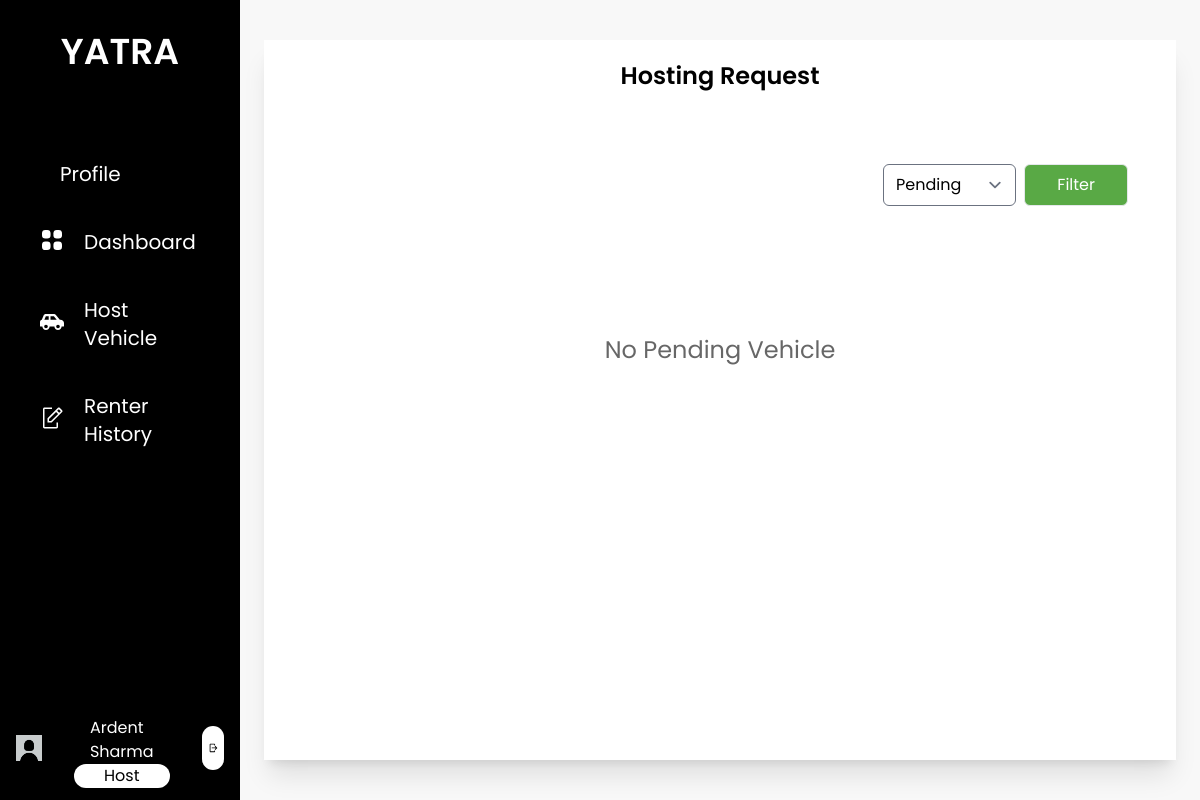
Page /hosting_request (signed in) on the earlier database version.
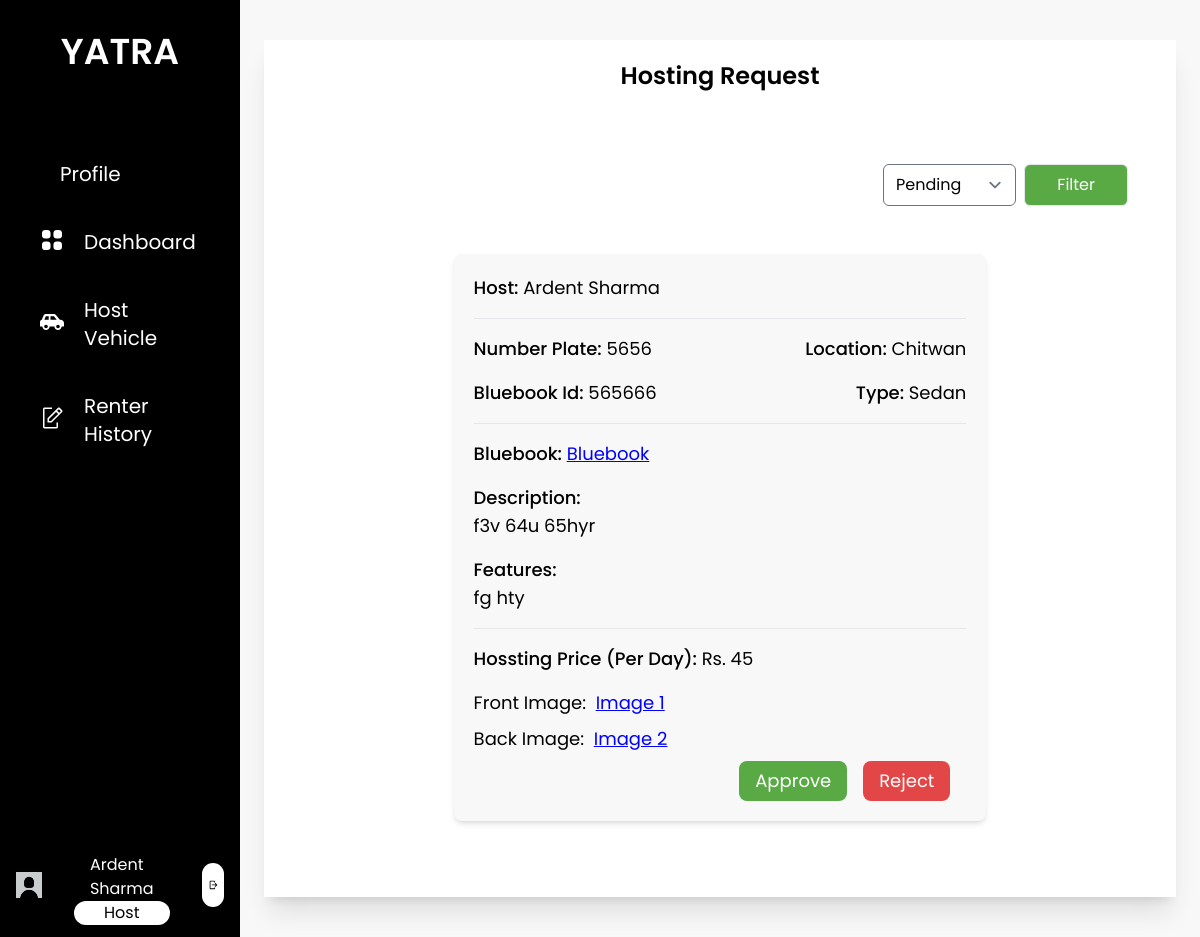
Same page on the later database version.
### base/models.py (models this page shows, shortened)
class Host(models.Model):
    user = models.OneToOneField(User, on_delete=models.CASCADE, related_name="host")
    first_name = models.CharField(max_length=25)
    last_name = models.CharField(max_length=25)
    email = models.EmailField()
    phone_number = models.CharField(max_length=10)
    address = models.CharField(max_length=100, null= True, blank=True)
    citizenship_id = models.CharField(max_length=20, null= True, blank=True)
    citizenship = models.ImageField(upload_to='host/profile', default='default_photo.jpg')
    pic = models.ImageField(upload_to='host/profile', default='default_profile.jpg')
    is_approved = models.CharField(max_length=10, choices=status, default="Pending")
    is_blocked = models.BooleanField(default=False)
    def __str__(self):
        return self.first_name + " " + self.last_name

class Vehicle(models.Model):
    types = (
        ('Sedan', 'Sedan'),
        ('SUV', 'SUV'),
        ('Jeep', 'Jeep'),
        ('Mini-Van', 'Mini-Van'),
        ('Other', 'Other'),
    )
    number_plate = models.CharField(max_length=20, unique=True)
    host = models.ForeignKey(Host, on_delete=models.SET_NULL, null=True, related_name="owner")
    location = models.ForeignKey(Location, on_delete=models.SET_NULL, null=True, related_name="place")
    bluebook = models.ImageField(upload_to="host/vehicle")
    bluebook_id = models.CharField(max_length=25)
    image1 = models.ImageField(upload_to="host/vehicle")
    image2 = models.ImageField(upload_to="host/vehicle")
    image3 = models.ImageField(upload_to="host/vehicle", null=True, blank=True)
    description = models.TextField(max_length=500)
    feature = models.TextField(max_length=500)
    price = models.PositiveIntegerField()
    type = models.CharField(max_length=10, choices=types)
    is_approved = models.CharField(max_length=10, choices=status, default="Pending")
    is_rented = models.BooleanField(default=False)

class Location(models.Model):
    name=models.CharField(max_length=25, unique=True)
    def __str__(self):
        return self.name

### base/views.py (the view)
# urls.py: path('hosting_request', views.hosting_request, name='hosting_request'),
def hosting_request(request):
    form = StatusFilterForm(request.GET or None)
    if form.is_valid():
        filter=request.GET.get('is_approved')
        unverified_vehicles = form.filter_report(Vehicle.objects.all())
    else:
        filter='Pending'
        unverified_vehicles = Vehicle.objects.filter(is_approved='Pending')
    context = {
        'unverified_vehicles': unverified_vehicles ,
        'filter': filter,
        'form': form
    }
    return render(request, 'admin/hosting_request.html',context)

### base/forms.py (shortened to what this page needs)
class StatusFilterForm(forms.Form):
    is_approved = forms.ChoiceField(choices=status)

### base/templatetags/user_group.py (called while the page is built)
@register.filter(name='has_group')
def has_group(user, group_name):
    return user.groups.filter(name=group_name).exists()

### base/templates/admin/hosting_request.html (shortened to what this page needs)
{% extends 'base/base.html' %}
{% load static %}
{% load widget_tweaks %}
{% block content %}
<div class="h-screen w-full px-6 py-10 bg-theme">
    <div class="bg-white h-full flex flex-col shadow-xl overflow-y-auto scrollbar-hide">
        <div class="p-3">
            <p class="text-center text-2xl font-semibold pt-2 pb-10">Hosting Request</p>
            {% if unverified_vehicles is not None %}
                <div class="w-full flex justify-end p-8">
                    <form>
                        {% render_field form.is_approved class="rounded-md" %}
                        <input type="submit" class="bg-custom-green px-8 py-2 text-white rounded-md mx-1 border" value="Filter"/>
                    </form>
                </div>
                {% for v in unverified_vehicles %}
                <div class="w-3/5 flex flex-col mx-auto rounded-lg bg-theme p-5 shadow-md text-lg mb-16">
                    <div class="flex flex-col mb-4">
                        <div class="flex flex-row justify-between mb-4">
                            <div>
                                <span class="font-medium">Host: </span>{{ v.host}}
                            </div>
                        </div>
                        <hr class="mb-4">
                        <div class="flex flex-row justify-between mb-4">
                            <div>
                                <span class="font-medium">Number Plate: </span>{{ v.number_plate }}
                            </div>
                            <div>
                                <span class="font-medium">Location: </span>{{ v.location }}
                            </div>
                        </div>
                        <div class="flex flex-row justify-between">
                            <div>
                                <span class="font-medium">Bluebook Id: </span>{{ v.bluebook_id }}
                            </div>
                            <div>
                                <span class="font-medium">Type: </span>{{ v.type }}
                            </div>
                        </div>
                    </div>
                    <hr class="mb-4">
                    <div class="mb-4">
                        <span class="font-medium">Bluebook: </span>
                        <a href="{{ v.bluebook.url }}" target="_blank" style="color: blue;" class="underline">
                            Bluebook
                        </a>
                    </div>
                    <div class="mb-4 flex flex-col">
                        <div>
                            <span class="font-medium">Description: </span>
                        </div>
                        <div>
                            <span>{{ v.description }}</span>
                        </div>
                    </div>
                    <div class="mb-4 flex flex-col">
                        <div>
                            <span class="font-medium">Features: </span>
                        </div>
                        <div>
                            <span>{{ v.feature }}</span>
                        </div>
                    </div>
                    <hr class="mb-4">
                    <div class="mb-4">
                        <span class="font-medium">Hossting Price (Per Day): </span><span>Rs. {{ v.price }}</span>
                    </div>
                    <div>
                        <div class="flex mb-2">
                            <span>Front Image: &nbsp;</span>
                            <a href="{{ v.image1.url }}" target="_blank" style="color: blue;" class="underline">
                                Image 1
                            </a>
                        </div>
                        <div class="flex mb-2">
                            <span>Back Image: &nbsp;</span>
                            <a href="{{ v.image2.url }}" target="_blank" style="color: blue;" class="underline">
                                Image 2
                            </a>
                        </div>
                    </div>
                    {% if v.is_approved == "Pending" %}
                        <div class="w-full flex flex-row justify-end">
                            <form action="{% url 'approve_vehicle' v.id %}" method="post" style="margin-bottom: 0px;">
                                <button type="submit" class="bg-custom-green px-4 py-1.5 mr-4 text-white rounded-lg" onclick="return ConfirmApprove()">Approve</button>
                            </form>
                            <form action="{% url 'reject_vehicle' v.id %}" method="post" style="margin-bottom: 0px;">
                                <button type="submit" class="bg-danger px-4 py-1.5 mr-4 text-white rounded-lg" onclick="return ConfirmReject()">Reject</button>
                            </form>
                        </div>
                    {% endif %}
                </div>
                {% endfor %}
            {% else %}
                <p class="text">No Vehicle Data</p>
            {% endif %}
            {% if not unverified_vehicles %}
                <p class="text">No {{ filter }} Vehicle</p>
            {% endif %}
        </div>
    </div>
</div>
{% endblock content %}

### base/templates/base/base.html (shortened to what this page needs)
{% load static tailwind_tags %}
{% load user_group %}
<html lang="en">
<head>
    {% tailwind_css %}
</head>
<body class="font-poppins min-h-screen">
    <div class="flex flex-row">
        <div class="flex w-1/5 bg-black h-screen text-white">
            <div class="w-full relative">
                <div class="flex justify-center pb-8">
                    <a href="{% url 'home' %}" class="py-8">
                        <span class="text-4xl text-center font-semibold">YATRA</span>
                    </a>
                </div>
                {% if user|has_group:'host' %}
                <div class="text-xl">
                    {% with request.resolver_match.url_name as url_name %}
                    <ul class="px-4">
                        <a href="{% url 'host_profile' %}" class="nav-bar-items {% if url_name == 'host_profile' or url_name == 'host_update_profile' %}active{% endif %}">
                            <li class="nav-bar-li">
                                Profile
                            </li>
                        </a>
                        <a href="{% url 'host_dashboard' %}" class="nav-bar-items {% if url_name == 'host_dashboard' %} active {% endif %}">
                            <img src="{% static 'images/dashboard.svg' %}" alt="">
                            <li class="nav-bar-li">
                                Dashboard
                            </li>
                        </a>
                        <a href="{% url 'host_vehicles' %}" class="nav-bar-items {% if url_name == 'host_vehicles' or url_name == 'add_vehicles' %} active {% endif %}">
                            <img src="{% static 'images/Vehicle.svg' %}" alt="">
                            <li class="nav-bar-li">
                               Host Vehicle
                            </li>
                        </a>
                        <a href="{% url 'rented_history' %}" class="nav-bar-items{% if url_name == 'rented_history' or url_name == 'report_user' %} active {% endif %}">
                            <img src="{% static 'images/request.svg' %}" alt="">
                            <li class="nav-bar-li">
                                Renter History
                            </li>
                        </a>
                    </ul>
                    {% endwith %}
                </div>
                <div class="flex flex-row absolute bottom-0 justify-evenly py-3 px-4 w-full">
                    <a href="{% url 'host_profile' %}" class=" ">
                        <img src="{% static 'images/default_profile.jpg' %}" style="object-fit: contain" alt="" class="w-20 h-20 object-cover rounded-full ">
                    </a>
                    <div class="flex flex-col px-8 justify-evenly">
                        <p class="text-generalBackground px-4 mt-2 ">{{ user.host.first_name }} {{ user.host.last_name }}</p>
                        <p class="text-gray px-4 text-center rounded-xl bg-white text-black py-0.75 ">Host</p>
                    </div>
                    <div class="ml-auto my-auto flex-end p-1.5 bg-white rounded-full">
                        <a href="{% url 'logout' %}">
                            <img src="{% static 'images/logout.svg' %}" alt="" class="h-8">
                        </a>
                    </div>
                </div>
                {% endif %}
            </div>
        </div>
        <div class="flex w-4/5 h-screen relative overflow-y-auto">
            {% block content %}
            {% endblock content%}
        </div>
    </div>
</body>
</html>

Differences in the rows shown:
added Vehicle: host "Ardent Sharma", number_plate "5656", location "Chitwan", bluebook_id "565666", type "Sedan", description "f3v 64u 65hyr", feature "fg hty", price "45", is_approved "Approve"
Other differences:
{{ filter }}: "Pending" → (not shown)
text no longer shown: "No Vehicle"
